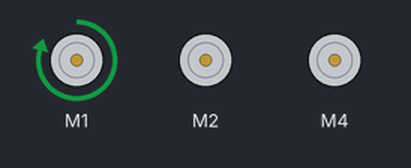
Bench run of a sketch on a simulated Arduino Uno, built with avr-gcc and run on an emulated ATmega328P. On the bench: 3 × DC motor (green arrow = forward, orange = backward, longer = faster).

Above: at 1.2 s.
At 3.8 s:
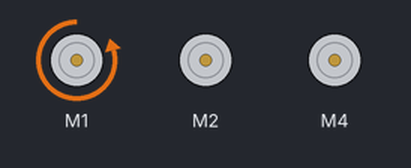
At 7.3 s:
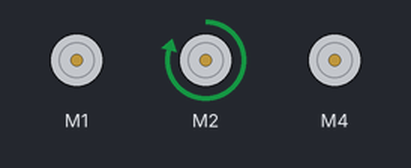
At 9.8 s:
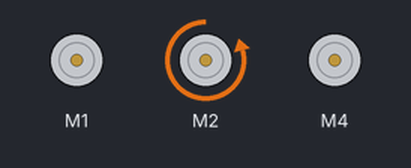
At 13.4 s:
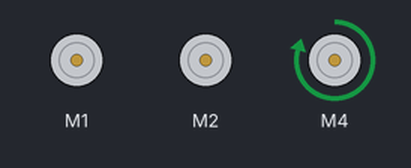
At 17.7 s:
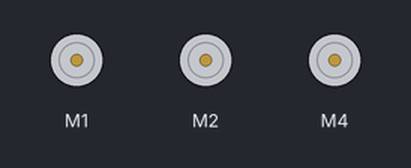
Timing chart, 0 to 23.7 s (numbered marks = the images above):
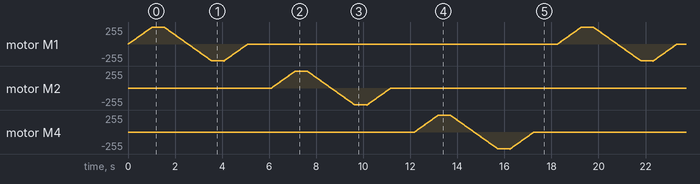

The sketch:

Motor_Test.ino
```cpp
//https://learn.adafruit.com/adafruit-stepper-dc-motor-featherwing/arduino-usage
//Zenolith Motor Test

#include <Wire.h>
#include <Adafruit_MotorShield.h>

// Create the motor shield object with the default I2C address
Adafruit_MotorShield AFMS = Adafruit_MotorShield();

// Select which 'port' M1, M2, M3 or M4. In this case, M1
Adafruit_DCMotor *m1 = AFMS.getMotor(1);
Adafruit_DCMotor *m2 = AFMS.getMotor(2);
Adafruit_DCMotor *m4 = AFMS.getMotor(4);


void setup() {
  AFMS.begin();  // create with the default frequency 1.6KHz
  //AFMS.begin(1000);  // OR with a different frequency, say 1KHz

}

void loop() {
  motorTest(m1);
  motorTest(m2);
  motorTest(m4);
}


void motorTest(Adafruit_DCMotor *m) {
  uint8_t i;
  int d = 20; //lower values here stalls motor

  m->run(FORWARD);
  for (i = 0; i < 255; i+=5) {
    m->setSpeed(i);
    delay(d);
  }
  delay(500);
  for (i = 255; i != 0; i-=5) {
    m->setSpeed(i);
    delay(d);
  }

  m->run(BACKWARD);
  for (i = 0; i < 255; i+=5) {
    m->setSpeed(i);
    delay(d);
  }
  delay(500);
  for (i = 255; i != 0; i-=5) {
    m->setSpeed(i);
    delay(d);
  }

  m->run(RELEASE);
  delay(1000);


}
```
